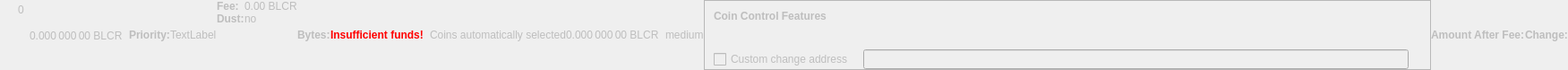
    <widget class="QWidget" name="dummyHideWidget" native="true">
     <property name="enabled">
      <bool>false</bool>
     </property>
     <property name="maximumSize">
      <size>
       <width>100</width>
       <height>22</height>
      </size>
     </property>
     <layout class="QHBoxLayout" name="dummyHideLayout">
      <property name="spacing">
       <number>0</number>
      </property>
      <property name="leftMargin">
       <number>0</number>
      </property>
      <property name="topMargin">
       <number>0</number>
      </property>
      <property name="rightMargin">
       <number>0</number>
      </property>
      <property name="bottomMargin">
       <number>0</number>
      </property>
      <item>
       <layout class="QFormLayout" name="formLayoutCoinControl1">
        <property name="horizontalSpacing">
         <number>10</number>
        </property>
        <property name="verticalSpacing">
         <number>14</number>
        </property>
        <property name="leftMargin">
         <number>10</number>
        </property>
        <property name="topMargin">
         <number>4</number>
        </property>
        <property name="rightMargin">
         <number>6</number>
        </property>
        <item row="0" column="1">
         <widget class="QLabel" name="labelCoinControlBytes">
          <property name="cursor">
           <cursorShape>IBeamCursor</cursorShape>
          </property>
          <property name="contextMenuPolicy">
           <enum>Qt::ActionsContextMenu</enum>
          </property>
          <property name="text">
           <string notr="true">0</string>
          </property>
          <property name="textInteractionFlags">
           <set>Qt::LinksAccessibleByMouse|Qt::TextSelectableByKeyboard|Qt::TextSelectableByMouse</set>
          </property>
         </widget>
        </item>
       </layout>
      </item>
      <item>
       <widget class="QLabel" name="labelCoinControlAfterFee">
        <property name="enabled">
         <bool>false</bool>
        </property>
        <property name="sizePolicy">
         <sizepolicy hsizetype="Fixed" vsizetype="Fixed">
          <horstretch>0</horstretch>
          <verstretch>0</verstretch>
         </sizepolicy>
        </property>
        <property name="minimumSize">
         <size>
          <width>111</width>
          <height>12</height>
         </size>
        </property>
        <property name="maximumSize">
         <size>
          <width>111</width>
          <height>12</height>
         </size>
        </property>
        <property name="cursor">
         <cursorShape>IBeamCursor</cursorShape>
        </property>
        <property name="contextMenuPolicy">
         <enum>Qt::ActionsContextMenu</enum>
        </property>
        <property name="text">
         <string notr="true">0.000 000 00 BLCR</string>
        </property>
        <property name="textInteractionFlags">
         <set>Qt::LinksAccessibleByMouse|Qt::TextSelectableByKeyboard|Qt::TextSelectableByMouse</set>
        </property>
       </widget>
      </item>
      <item>
       <widget class="QLabel" name="labelCoinControlPriorityText">
        <property name="enabled">
         <bool>false</bool>
        </property>
        <property name="font">
         <font>
          <weight>75</weight>
          <bold>true</bold>
         </font>
        </property>
        <property name="text">
         <string>Priority:</string>
        </property>
       </widget>
      </item>
      <item>
       <layout class="QHBoxLayout" name="horizontalLayout">
        <item>
         <widget class="QLabel" name="WarningLabel">
          <property name="text">
           <string>TextLabel</string>
          </property>
         </widget>
        </item>
       </layout>
      </item>
      <item>
       <layout class="QFormLayout" name="formLayoutCoinControl3">
        <property name="horizontalSpacing">
         <number>0</number>
        </property>
        <property name="verticalSpacing">
         <number>0</number>
        </property>
        <property name="leftMargin">
         <number>0</number>
        </property>
        <property name="topMargin">
         <number>0</number>
        </property>
        <property name="rightMargin">
         <number>0</number>
        </property>
        <item row="0" column="0">
         <widget class="QLabel" name="labelCoinControlFeeText">
          <property name="enabled">
           <bool>false</bool>
          </property>
          <property name="font">
           <font>
            <weight>75</weight>
            <bold>true</bold>
           </font>
          </property>
          <property name="text">
           <string>Fee:</string>
          </property>
          <property name="margin">
           <number>0</number>
          </property>
         </widget>
        </item>
        <item row="0" column="1">
         <widget class="QLabel" name="labelCoinControlFee">
          <property name="enabled">
           <bool>false</bool>
          </property>
          <property name="cursor">
           <cursorShape>IBeamCursor</cursorShape>
          </property>
          <property name="contextMenuPolicy">
           <enum>Qt::ActionsContextMenu</enum>
          </property>
          <property name="text">
           <string notr="true">0.00 BLCR</string>
          </property>
          <property name="textInteractionFlags">
           <set>Qt::LinksAccessibleByMouse|Qt::TextSelectableByKeyboard|Qt::TextSelectableByMouse</set>
          </property>
         </widget>
        </item>
        <item row="1" column="0">
         <widget class="QLabel" name="labelCoinControlLowOutputText">
          <property name="enabled">
           <bool>false</bool>
          </property>
          <property name="font">
           <font>
            <weight>75</weight>
            <bold>true</bold>
           </font>
          </property>
          <property name="text">
           <string>Dust:</string>
          </property>
         </widget>
        </item>
        <item row="1" column="1">
         <widget class="QLabel" name="labelCoinControlLowOutput">
          <property name="enabled">
           <bool>false</bool>
          </property>
          <property name="cursor">
           <cursorShape>IBeamCursor</cursorShape>
          </property>
          <property name="contextMenuPolicy">
           <enum>Qt::ActionsContextMenu</enum>
          </property>
          <property name="text">
           <string>no</string>
          </property>
          <property name="textInteractionFlags">
           <set>Qt::LinksAccessibleByMouse|Qt::TextSelectableByKeyboard|Qt::TextSelectableByMouse</set>
          </property>
         </widget>
        </item>
       </layout>
      </item>
      <item>
       <widget class="QLabel" name="labelCoinControlBytesText">
        <property name="enabled">
         <bool>false</bool>
        </property>
        <property name="font">
         <font>
          <weight>75</weight>
          <bold>true</bold>
         </font>
        </property>
        <property name="text">
         <string>Bytes:</string>
        </property>
       </widget>
      </item>
      <item>
       <layout class="QFormLayout" name="formLayoutCoinControl2">
        <property name="horizontalSpacing">
         <number>0</number>
        </property>
        <property name="verticalSpacing">
         <number>0</number>
        </property>
        <property name="leftMargin">
         <number>0</number>
        </property>
        <property name="topMargin">
         <number>0</number>
        </property>
        <property name="rightMargin">
         <number>0</number>
        </property>
       </layout>
      </item>
      <item>
       <layout class="QHBoxLayout" name="horizontalLayoutCoinControl2">
        <property name="spacing">
         <number>0</number>
        </property>
        <property name="bottomMargin">
         <number>0</number>
        </property>
       </layout>
      </item>
      <item>
       <widget class="QLabel" name="labelCoinControlInsuffFunds">
        <property name="enabled">
         <bool>false</bool>
        </property>
        <property name="minimumSize">
         <size>
          <width>0</width>
          <height>0</height>
         </size>
        </property>
        <property name="font">
         <font>
          <weight>75</weight>
          <bold>true</bold>
         </font>
        </property>
        <property name="styleSheet">
         <string notr="true">color:red;font-weight:bold;</string>
        </property>
        <property name="text">
         <string>Insufficient funds!</string>
        </property>
        <property name="margin">
         <number>5</number>
        </property>
       </widget>
      </item>
      <item>
       <layout class="QFormLayout" name="formLayoutCoinControl4">
        <property name="horizontalSpacing">
         <number>0</number>
        </property>
        <property name="verticalSpacing">
         <number>0</number>
        </property>
        <property name="leftMargin">
         <number>0</number>
        </property>
        <property name="topMargin">
         <number>0</number>
        </property>
        <property name="rightMargin">
         <number>0</number>
        </property>
       </layout>
      </item>
      <item>
       <widget class="QLabel" name="labelCoinControlChangeLabel">
        <property name="enabled">
         <bool>false</bool>
        </property>
        <property name="sizePolicy">
         <sizepolicy hsizetype="Preferred" vsizetype="Expanding">
          <horstretch>0</horstretch>
          <verstretch>0</verstretch>
         </sizepolicy>
        </property>
        <property name="minimumSize">
         <size>
          <width>0</width>
          <height>0</height>
         </size>
        </property>
        <property name="text">
         <string/>
        </property>
        <property name="margin">
         <number>3</number>
        </property>
       </widget>
      </item>
      <item>
       <widget class="QLabel" name="labelCoinControlAutomaticallySelected">
        <property name="enabled">
         <bool>false</bool>
        </property>
        <property name="sizePolicy">
         <sizepolicy hsizetype="Fixed" vsizetype="Fixed">
          <horstretch>0</horstretch>
          <verstretch>0</verstretch>
         </sizepolicy>
        </property>
        <property name="minimumSize">
         <size>
          <width>0</width>
          <height>0</height>
         </size>
        </property>
        <property name="maximumSize">
         <size>
          <width>240</width>
          <height>16777215</height>
         </size>
        </property>
        <property name="text">
         <string>Coins automatically selected</string>
        </property>
        <property name="margin">
         <number>5</number>
        </property>
       </widget>
      </item>
      <item>
       <widget class="QLabel" name="labelCoinControlChange">
        <property name="enabled">
         <bool>false</bool>
        </property>
        <property name="sizePolicy">
         <sizepolicy hsizetype="Fixed" vsizetype="Fixed">
          <horstretch>0</horstretch>
          <verstretch>0</verstretch>
         </sizepolicy>
        </property>
        <property name="minimumSize">
         <size>
          <width>111</width>
          <height>0</height>
         </size>
        </property>
        <property name="maximumSize">
         <size>
          <width>111</width>
          <height>16777215</height>
         </size>
        </property>
        <property name="cursor">
         <cursorShape>IBeamCursor</cursorShape>
        </property>
        <property name="contextMenuPolicy">
         <enum>Qt::ActionsContextMenu</enum>
        </property>
        <property name="text">
         <string notr="true">0.000 000 00 BLCR</string>
        </property>
        <property name="textInteractionFlags">
         <set>Qt::LinksAccessibleByMouse|Qt::TextSelectableByKeyboard|Qt::TextSelectableByMouse</set>
        </property>
       </widget>
      </item>
      <item>
       <widget class="QLabel" name="labelCoinControlPriority">
        <property name="enabled">
         <bool>false</bool>
        </property>
        <property name="cursor">
         <cursorShape>IBeamCursor</cursorShape>
        </property>
        <property name="contextMenuPolicy">
         <enum>Qt::ActionsContextMenu</enum>
        </property>
        <property name="text">
         <string>medium</string>
        </property>
        <property name="textInteractionFlags">
         <set>Qt::LinksAccessibleByMouse|Qt::TextSelectableByKeyboard|Qt::TextSelectableByMouse</set>
        </property>
       </widget>
      </item>
      <item>
       <widget class="QFrame" name="frameCoinControl">
        <property name="sizePolicy">
         <sizepolicy hsizetype="Expanding" vsizetype="Expanding">
          <horstretch>0</horstretch>
          <verstretch>0</verstretch>
         </sizepolicy>
        </property>
        <property name="maximumSize">
         <size>
          <width>16777215</width>
          <height>16777215</height>
         </size>
        </property>
        <property name="frameShape">
         <enum>QFrame::StyledPanel</enum>
        </property>
        <property name="frameShadow">
         <enum>QFrame::Sunken</enum>
        </property>
        <layout class="QVBoxLayout" name="verticalLayoutCoinControl2_2">
         <property name="spacing">
          <number>0</number>
         </property>
         <property name="leftMargin">
          <number>0</number>
         </property>
         <property name="topMargin">
          <number>0</number>
         </property>
         <property name="rightMargin">
          <number>0</number>
         </property>
         <property name="bottomMargin">
          <number>0</number>
         </property>
         <item>
          <layout class="QVBoxLayout" name="verticalLayoutCoinControl" stretch="0,0,0,1">
           <property name="spacing">
            <number>0</number>
           </property>
           <property name="leftMargin">
            <number>10</number>
           </property>
           <property name="topMargin">
            <number>10</number>
           </property>
           <item>
            <layout class="QHBoxLayout" name="horizontalLayoutCoinControl1">
             <property name="bottomMargin">
              <number>15</number>
             </property>
             <item>
              <widget class="QLabel" name="labelCoinControlFeatures">
               <property name="enabled">
                <bool>false</bool>
               </property>
               <property name="sizePolicy">
                <sizepolicy hsizetype="Preferred" vsizetype="Maximum">
                 <horstretch>0</horstretch>
                 <verstretch>0</verstretch>
                </sizepolicy>
               </property>
               <property name="font">
                <font>
                 <weight>75</weight>
                 <bold>true</bold>
                </font>
               </property>
               <property name="styleSheet">
                <string notr="true">font-weight:bold;</string>
               </property>
               <property name="text">
                <string>Coin Control Features</string>
               </property>
              </widget>
             </item>
            </layout>
           </item>
           <item>
            <widget class="QWidget" name="widgetCoinControl" native="true">
             <property name="sizePolicy">
              <sizepolicy hsizetype="Preferred" vsizetype="Preferred">
               <horstretch>0</horstretch>
               <verstretch>0</verstretch>
              </sizepolicy>
             </property>
             <property name="minimumSize">
              <size>
               <width>0</width>
               <height>0</height>
              </size>
             </property>
             <property name="styleSheet">
              <string notr="true"/>
             </property>
             <layout class="QHBoxLayout" name="horizontalLayoutCoinControl5_2">
              <property name="leftMargin">
               <number>0</number>
              </property>
              <property name="topMargin">
               <number>0</number>
              </property>
              <property name="rightMargin">
               <number>0</number>
              </property>
              <property name="bottomMargin">
               <number>0</number>
              </property>
              <item>
               <layout class="QHBoxLayout" name="horizontalLayoutCoinControl3">
                <property name="spacing">
                 <number>20</number>
                </property>
                <property name="topMargin">
                 <number>0</number>
                </property>
                <property name="bottomMargin">
                 <number>10</number>
                </property>
               </layout>
              </item>
             </layout>
            </widget>
           </item>
           <item>
            <layout class="QHBoxLayout" name="horizontalLayoutCoinControl4" stretch="0,0,0">
             <property name="spacing">
              <number>12</number>
             </property>
             <property name="sizeConstraint">
              <enum>QLayout::SetDefaultConstraint</enum>
             </property>
             <property name="topMargin">
              <number>5</number>
             </property>
             <property name="rightMargin">
              <number>5</number>
             </property>
             <item>
              <widget class="QCheckBox" name="checkBoxCoinControlChange">
               <property name="enabled">
                <bool>false</bool>
               </property>
               <property name="toolTip">
                <string>If this is activated, but the change address is empty or invalid, change will be sent to a newly generated address.</string>
               </property>
               <property name="text">
                <string>Custom change address</string>
               </property>
              </widget>
             </item>
             <item>
              <widget class="QValidatedLineEdit" name="lineEditCoinControlChange">
               <property name="enabled">
                <bool>false</bool>
               </property>
               <property name="sizePolicy">
                <sizepolicy hsizetype="Expanding" vsizetype="Fixed">
                 <horstretch>0</horstretch>
                 <verstretch>0</verstretch>
                </sizepolicy>
               </property>
              </widget>
             </item>
             <item>
              <widget class="QLabel" name="labelCoinControlChangeLabel_2">
               <property name="sizePolicy">
                <sizepolicy hsizetype="Preferred" vsizetype="Expanding">
                 <horstretch>0</horstretch>
                 <verstretch>0</verstretch>
                </sizepolicy>
               </property>
               <property name="minimumSize">
                <size>
                 <width>0</width>
                 <height>0</height>
                </size>
               </property>
               <property name="text">
                <string/>
               </property>
               <property name="margin">
                <number>3</number>
               </property>
              </widget>
             </item>
            </layout>
           </item>
           <item>
            <spacer name="verticalSpacerCoinControl">
             <property name="orientation">
              <enum>Qt::Vertical</enum>
             </property>
             <property name="sizeHint" stdset="0">
              <size>
               <width>800</width>
               <height>1</height>
              </size>
             </property>
            </spacer>
           </item>
          </layout>
         </item>
        </layout>
       </widget>
      </item>
      <item>
       <widget class="QLabel" name="labelCoinControlAfterFeeText">
        <property name="enabled">
         <bool>false</bool>
        </property>
        <property name="minimumSize">
         <size>
          <width>0</width>
          <height>0</height>
         </size>
        </property>
        <property name="maximumSize">
         <size>
          <width>16777215</width>
          <height>16777215</height>
         </size>
        </property>
        <property name="font">
         <font>
          <weight>75</weight>
          <bold>true</bold>
         </font>
        </property>
        <property name="text">
         <string>Amount After Fee:</string>
        </property>
        <property name="alignment">
         <set>Qt::AlignLeading|Qt::AlignLeft|Qt::AlignVCenter</set>
        </property>
        <property name="margin">
         <number>0</number>
        </property>
       </widget>
      </item>
      <item>
       <widget class="QLabel" name="labelCoinControlChangeText">
        <property name="enabled">
         <bool>false</bool>
        </property>
        <property name="sizePolicy">
         <sizepolicy hsizetype="Preferred" vsizetype="Preferred">
          <horstretch>0</horstretch>
          <verstretch>0</verstretch>
         </sizepolicy>
        </property>
        <property name="minimumSize">
         <size>
          <width>0</width>
          <height>0</height>
         </size>
        </property>
        <property name="maximumSize">
         <size>
          <width>16777215</width>
          <height>16777215</height>
         </size>
        </property>
        <property name="font">
         <font>
          <weight>75</weight>
          <bold>true</bold>
         </font>
        </property>
        <property name="text">
         <string>Change:</string>
        </property>
        <property name="alignment">
         <set>Qt::AlignLeading|Qt::AlignLeft|Qt::AlignVCenter</set>
        </property>
       </widget>
      </item>
     </layout>
    </widget>
